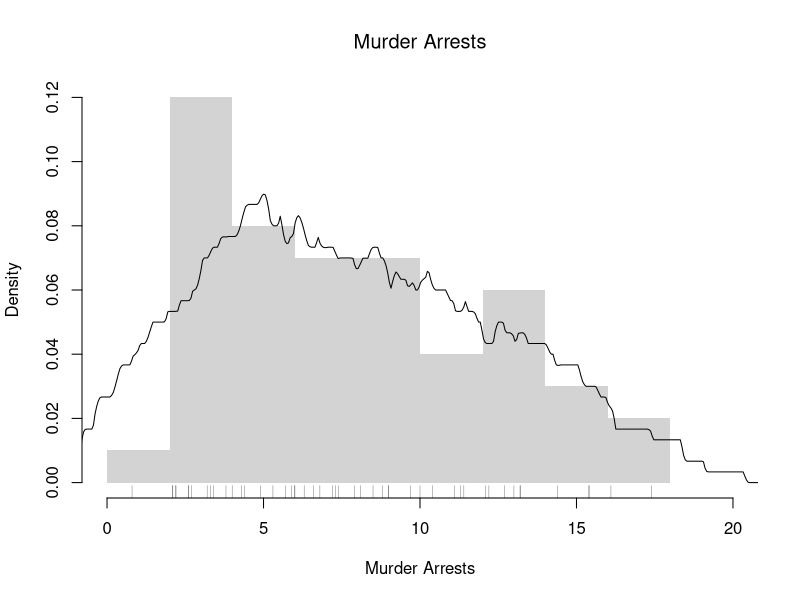
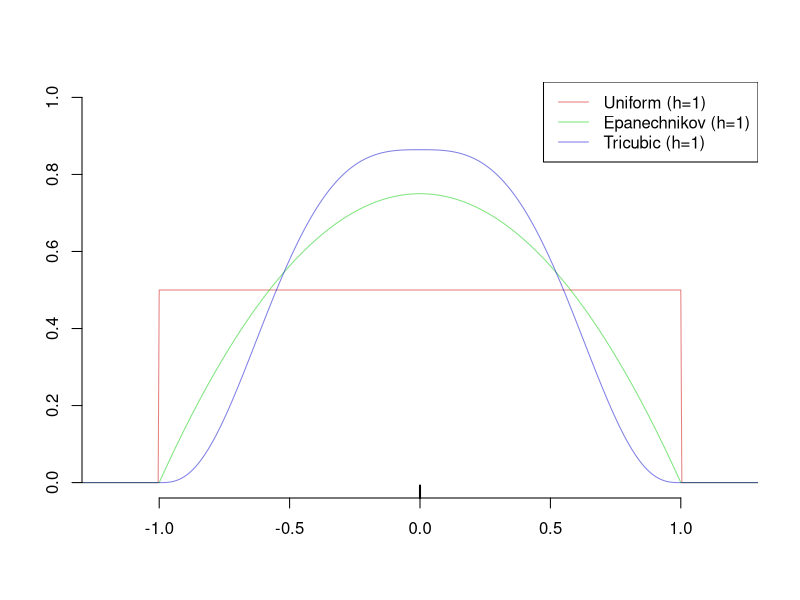
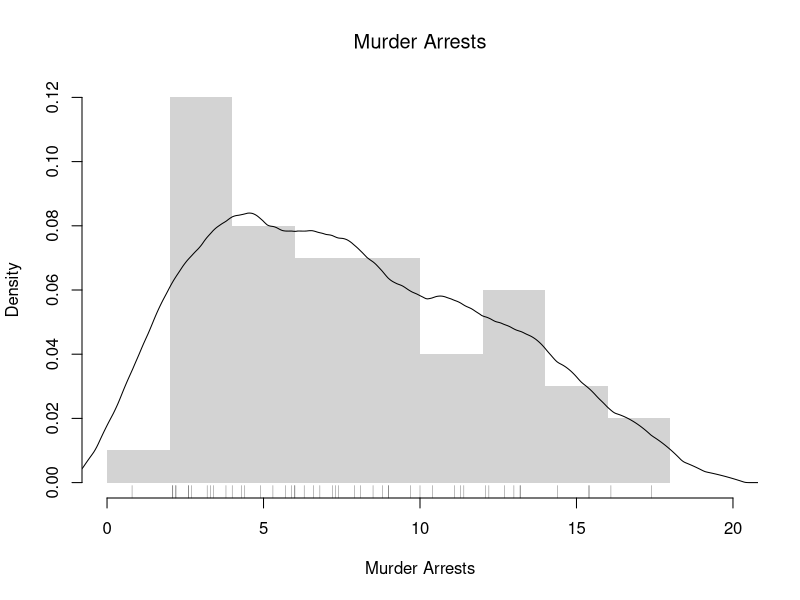
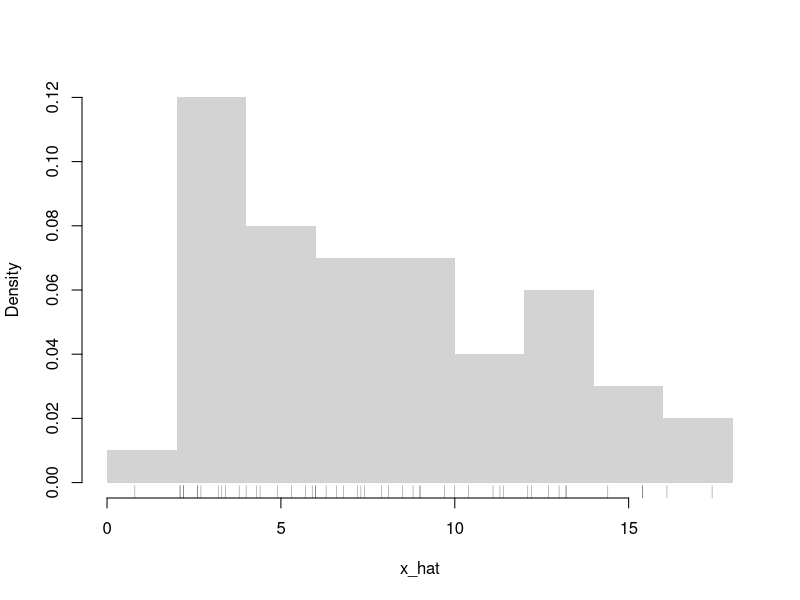
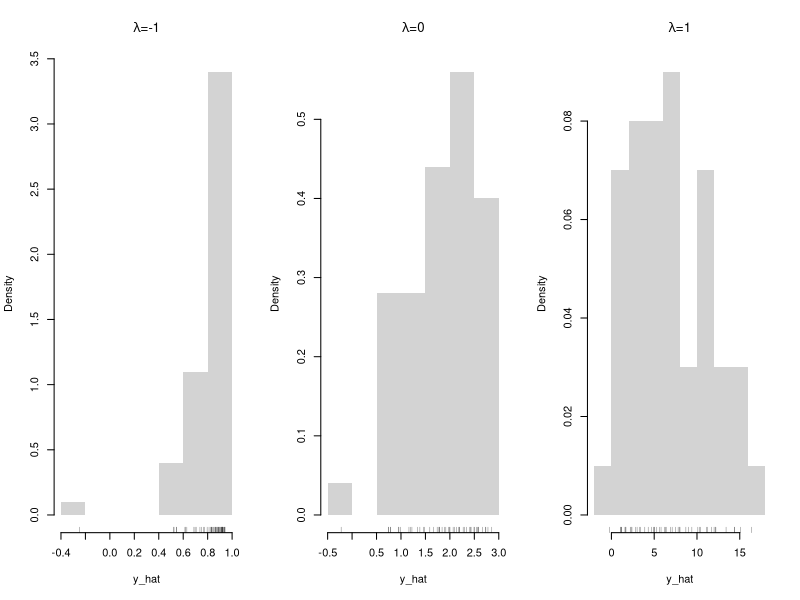
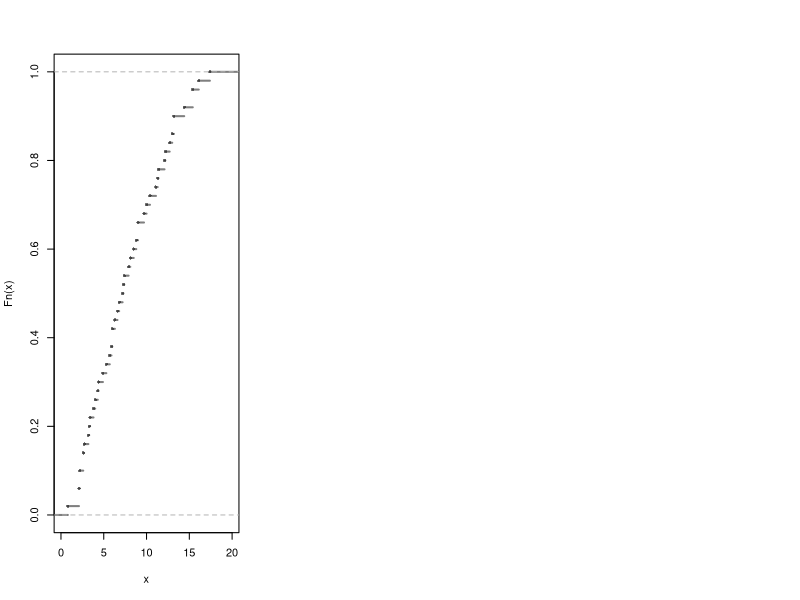

Reproduce these figures in R, in order.
## ---- chunk 1
# Practical Example
x_hat <- USArrests[, 'Murder'] # lab data: murder arrests per 100,000
hist(x_hat,
    breaks=seq(0, 20, by=2), # bin width =2, so h=1
    freq=FALSE,
    border=NA,
    main=NA,
    xlab='Murder Arrests')
title('Murder Arrests', font.main=1)
# Density Estimate with half-width h=3
# 'density' reads bw as the kernel's standard deviation, so pass bw=h/sqrt(3)
h <- 3
f_hat <- density(x_hat, bw=h/sqrt(3), kernel='rectangular')
lines(f_hat)
# Raw Observations
rug(x_hat, col=grey(0, .5))
## ---- chunk 2
# Kernel Density Functions

x <- 0 # Design point
x_values <- seq(-2, 2, length.out=1001) # Where to compute weight
h <- 1 # Half-width: all three kernels are zero beyond |x_values-x| > h


plot.new()
plot.window(xlim=c(-1.2, 1.2), ylim=c(0, 1))

## Uniform/rectangular
d_unif <- function(x_values, x, h){
    u <- abs(x_values-x)/h
    fu <- 1/2*(u <= 1)
    return(fu)
}
kU <- d_unif(x_values, x, h)
kern_cols <- c(rgb(.8, 0, 0, .5), rgb(0, .8, 0, .5), rgb(0, 0, .8, .5))
lines( kU ~ x_values, col=kern_cols[1], lty=1)

## Epanechnikov
d_epan <- function(x_values, x, h){
    u <- abs(x_values-x)/h
    fu <- 3/4*(1-u^2)*(u <= 1)
    return(fu)
}
kE <- d_epan(x_values, x, h)
lines( kE ~ x_values, col=kern_cols[2], lty=1)
## Try others using the 'density' function
# 'density' reads bw as the kernel's standard deviation, not the half-width h
#kE <-  density(x=0, bw=h/sqrt(5), kernel='epanechnikov')

## Tricubic
d_tricub <- function(x_values, x, h){
    u <- abs(x_values-x)/h
    fu <- 70/81*(1-u^3)^3*(u <= 1)
    return(fu)
}
kT <- d_tricub(x_values, x, h)
lines( kT ~ x_values, col=kern_cols[3], lty=1)


rug(0, lwd=2)
axis(1)
axis(2)

legend('topright', lty=1, col=kern_cols,
    legend=c('Uniform (h=1)', 'Epanechnikov (h=1)', 'Tricubic (h=1)'))
## ---- chunk 3
# Practical Example
hist(x_hat,
    breaks=seq(0, 20, by=2), # bin width 2h=2, so h=1
    freq=FALSE,
    border=NA,
    main=NA,
    xlab='Murder Arrests')
title('Murder Arrests', font.main=1)
# Same half-width h=3 as the rectangular kernel above, but a smoother weight
# For the Epanechnikov kernel, bw=h/sqrt(5)
h <- 3
f_hat <- density(x_hat, bw=h/sqrt(5), kernel='epanechnikov')
lines(f_hat)
# Raw Observations
rug(x_hat, col=grey(0, .5))
## ---- chunk 4
x0_hat <- c(15, 20, 25) # hourly wages
y0_hat <- 1000 + 2000*x0_hat # annual earnings with a bonus
y0_hat

# mean: shifted by the bonus and scaled by the hours
mean(y0_hat)
1000 + 2000*mean(x0_hat)

# standard deviation: scaled by the hours only
sqrt(mean((y0_hat - mean(y0_hat))^2))
2000*sqrt(mean((x0_hat - mean(x0_hat))^2))
## ---- chunk 5
x0_hat <- 1:4

y_hat <- exp(x0_hat)
y_hat

z_hat <- log(y_hat)
z_hat
## ---- chunk 6
# Box–Cox transform and inverse
bc_transform <- function(x_hat, lambda) {
  if (any(x_hat <= 0)) stop('Box-Cox requires x > 0')
  if (abs(lambda) < 1e-8) log(x_hat) else (x_hat^lambda - 1)/lambda
}
bc_inverse <- function(t, lambda) {
  if (abs(lambda) < 1e-8) exp(t) else (lambda*t + 1)^(1/lambda)
}

hist(x_hat, main=NA, border=NA, freq=FALSE)
rug(x_hat, col=grey(0, .5))

par(mfrow=c(1, 3))
for(lambda in c(-1, 0, 1)){
    y_hat <- bc_transform(x_hat, lambda)
    hist(y_hat,
        main=NA,
        border=NA, freq=FALSE)
    rug(y_hat, col=grey(0, .5))
    title(bquote(paste(lambda, '=', .(lambda))), font.main=1)
}
## ---- chunk 7
# Concave: mean of the transform vs transform of the mean
mean( sqrt(x_hat) )
sqrt( mean(x_hat) )

mean( log(x_hat) )
log( mean(x_hat) )
## ---- chunk 8
# Continuous Example 1
x0_hat <- c(0.5, 1.123, 2.987, 3.654)
mean( sqrt(x0_hat) )
sqrt( mean(x0_hat) )

# Continuous Example 2
mean( log(x0_hat) )
log( mean(x0_hat) )
## ---- chunk 9
## Discrete Example
x  <- c(1, 2, 3)
px <- c(0.2, 0.5, 0.3)
population_mean_x <- sum(x * px)
population_mean_x

g  <- sqrt
g(population_mean_x)

population_mean_y <- sum(g(x) * px)
population_mean_y
## ---- chunk 10
# Convex: mean of the transform vs transform of the mean
mean( x_hat^2 )
mean( x_hat )^2
## ---- chunk 11
x0_hat <- c(1, 2, 3)
mean( exp(x0_hat) )
exp( mean(x0_hat) )
## ---- chunk 12
# Empirical Distribution
F_hat <- ecdf(x_hat)
plot(F_hat, lwd=2, xlim=c(0, 20),
    pch=16, col=grey(0, .5), main=NA)

# Generating random variables via inverse ECDF
p <- runif(3000) ## Multiple Draws
x_sim <- quantile(F_hat, p, type=1)
x_sim[c(1, 2, 3)]

## Can also do directly from the data
x_sim <- quantile(x_hat, p, type=1)
x_sim[c(1, 2, 3)]
## ---- chunk 13
# 4 random data points from 3 different distributions
runif(4)
rexp(4)
rnorm(4)
## ---- chunk 14
# Theoretical Quantile Function (from VGAM::qdagum)
qdagum <- function(p, scale.b=1, shape1.a, shape2.c) {
  # Quantile function (theoretically derived from the CDF)
  ans <- scale.b * (expm1(-log(p) / shape2.c))^(-1 / shape1.a)
  # Special known cases
  ans[p == 0] <- 0
  ans[p == 1] <- Inf
  # Safety Checks
  ans[p < 0] <- NaN
  ans[p > 1] <- NaN
  if(scale.b <= 0 | shape1.a <= 0 | shape2.c <= 0){ ans <- ans*NaN }
  # Return
  return(ans)
}

# Generate Random Variables (VGAM::rdagum)
rdagum <-function(n, scale.b=1, shape1.a, shape2.c){
    p <- runif(n) # generate random probabilities
    x_sim <- qdagum(p, scale.b=scale.b, shape1.a=shape1.a, shape2.c=shape2.c) #find the inverses
    return(x_sim)
}

# Example
x_sim <- rdagum(3000, 1, 3, 1)
x_sim[c(1, 2, 3)]
